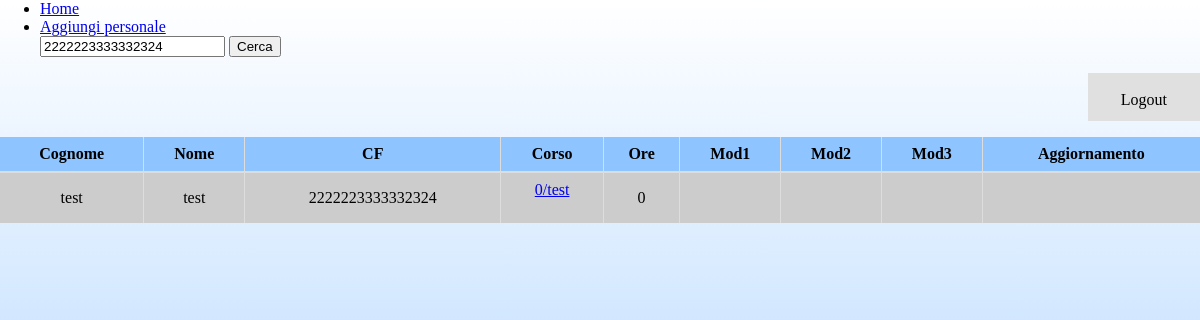
Page /DataView.php?src=2222223333332324 (signed in) on the committed database.
### tables this page shows
CREATE TABLE `corsi_personale` (
  `Id_Sede` int(11) NOT NULL,
  `Id_Personale` int(11) NOT NULL,
  `Id_Corso` varchar(10) NOT NULL,
  `Ore` int(11) DEFAULT NULL,
  `Mod1` date DEFAULT NULL,
  `Mod2` date DEFAULT NULL,
  `Mod3` date DEFAULT NULL,
  `Aggiornamento` date DEFAULT NULL,
  KEY `Link_Corsi_idx` (`Id_Corso`),
  KEY `Link_personale_idx` (`Id_Personale`),
  KEY `Link_Sedi_idx` (`Id_Sede`),
  CONSTRAINT `Link_Corsi` FOREIGN KEY (`Id_Corso`) REFERENCES `corsi` (`Id`) ON DELETE CASCADE ON UPDATE CASCADE,
  CONSTRAINT `Link_Sedi` FOREIGN KEY (`Id_Sede`) REFERENCES `sedi` (`id`) ON DELETE CASCADE ON UPDATE CASCADE,
  CONSTRAINT `Link_personale` FOREIGN KEY (`Id_Personale`) REFERENCES `personale` (`Id`) ON DELETE CASCADE ON UPDATE CASCADE
);

CREATE TABLE `personale` (
  `Id` int(11) NOT NULL AUTO_INCREMENT,
  `Cognome` varchar(45) DEFAULT NULL,
  `Nome` varchar(45) DEFAULT NULL,
  `DataNascita` date DEFAULT NULL,
  `ComuneNascita` varchar(45) DEFAULT NULL,
  `CF` varchar(20) DEFAULT NULL,
  PRIMARY KEY (`Id`),
  UNIQUE KEY `CF_UNIQUE` (`CF`)
);

### dbHandler.php (called while the page is built, shortened)
<?php
Class DbHandler {
  protected $conn;
  function __construct(){
    $this->servername = 'localhost';
    $this->username = 'root';
    $this->password = 'root';
    $this->dbName = 'corsisicurezzadb';
    try {
      $this->conn = new PDO("mysql:host=$this->servername;dbname=$this->dbName", $this->username, $this->password);
      $this->conn->setAttribute(PDO::ATTR_ERRMODE, PDO::ERRMODE_EXCEPTION);
    }
    catch(PDOException $e) {
      echo "Connection failed: " . $e->getMessage();
    }
  }
  public function query($query){
    try {
      $sth = $this->conn->prepare($query);
      $sth->execute();
      return $sth;
    }
    catch(PDOException $e){
      return null;
    }
  }
}
Class DataViewHandler extends DbHandler{
  private $x_pag;
  function __construct(){
    $search = $this->getSearchedText();
    $this->all_rows = $this->query($this->countQuery($search))->fetchColumn();
    $this->x_pag = $this->getRecordPerPag();
    $this->all_pages = ceil($this->all_rows / $this->x_pag);
  }
  public function buildQuery($searchText){
    $sql = "SELECT corsisicurezzadb.personale.Cognome, corsisicurezzadb.personale.Nome, corsisicurezzadb.personale.CF, corsisicurezzadb.corsi_personale.Id_Corso, corsisicurezzadb.corsi_personale.Ore, corsisicurezzadb.corsi_personale.Mod1, corsisicurezzadb.corsi_personale.Mod2, corsisicurezzadb.corsi_personale.Mod3, corsisicurezzadb.corsi_personale.Aggiornamento".
    " from corsi_personale, personale".
    " where corsisicurezzadb.corsi_personale.Id_Personale = corsisicurezzadb.personale.Id".
    " and ( personale.CF LIKE '%$searchText%'".
    " or personale.Cognome LIKE '%$searchText%'".
    " or personale.Nome LIKE '%$searchText%'".
    " or corsi_personale.Id_Corso LIKE '%$searchText%' )".
    " order by corsi_personale.Id_Corso";
    return $sql;
  }
  public function countQuery($searchText){
    $sql = "SELECT count(corsisicurezzadb.personale.Id)".
    " from corsi_personale, personale".
    " where corsisicurezzadb.corsi_personale.Id_Personale = corsisicurezzadb.personale.Id".
    " and ( personale.CF LIKE '%$searchText%'".
    " or personale.Cognome LIKE '%$searchText%'".
    " or personale.Nome LIKE '%$searchText%'".
    " or corsi_personale.Id_Corso LIKE '%$searchText%' )";
    return $sql;
  }
  public function getSearchedText(){
    return $_GET['src'];
  }
  public function getPag(){
    $pag = isset($_GET['pag']) ? $_GET['pag'] : 1;
    return $pag;
  }
  public function getRecordPerPag(){
    $x_pag = isset($_GET['rpp']) ? $_GET['rpp'] : 20;
    return $x_pag;
  }
  public function search(){
    $first = ($this->getPag()-1) * $this->x_pag;
    $sth = $this->query($this->buildQuery($this->getSearchedText()).' LIMIT '.$first.', '.$this->x_pag);
    $tab = [];
    while($r = $sth->fetch(PDO::FETCH_ASSOC))
      array_push($tab, $r);
    return $tab;
  }
}
Class UserHandler extends DbHandler{
  public function getAcLv(){
    return $_SESSION["accessLv"];
  }
}
?>

### DataView.php (the view, shortened to what this page needs)
<html>
<head>
    <link rel="stylesheet" type="text/css" href="css/style.css">
</head>
<body>
    <div class="">
        <div class="">
            <ul class="">
                <li>
                    <a href="index.html">Home</a>
                </li>
                <?php
                require_once('dbHandler.php');
                $u = new UserHandler();
                $lv = $u->getAcLv();
                if ($lv > 0)
                  echo '<li><a href="addPersonale.php">Aggiungi personale</a></li>';
                ?>
                <form action="DataView.php" method="get">
                    <input type="text" name="src" placeholder="Cerca" value="<?php echo (isset($_GET['src']))?$_GET['src']:''; ?>" class="searchbox" />
                    <input type="submit" value="Cerca" class="searchbtn" />
                </form>
            </ul>
            <ul class="logout-bar">
                <li>
                    <a href="LogoutResponse.php">Logout</a>
                </li>
            </ul>
        </div>
        <?php
        require_once('dbHandler.php');
        $dv_handler = new DataViewHandler();
        $pag = $dv_handler->getPag();
        $src = $dv_handler->getSearchedText();
        $str = "<table class='table'>".
            "<thead>".
                "<tr>".
                  "<th scope='col'>Cognome</th>".
                  "<th scope='col'>Nome</th>".
                  "<th scope='col'>CF</th>".
                  "<th scope='col'>Corso</th>".
                  "<th scope='col'>Ore</th>".
                  "<th scope='col'>Mod1</th>".
                  "<th scope='col'>Mod2</th>".
                  "<th scope='col'>Mod3</th>".
                  "<th scope='col'>Aggiornamento</th>".
                "</tr>".
            "</thead>".
            "<tbody>";
        $i = 0;
        foreach ($dv_handler->search() as $record) {
          $i = $i + 1;
          $str = $str."<tr>
                <td>".$record['Cognome']."</td>
                <td>".$record['Nome']."</td>
                <td>".$record['CF']."</td>
                <td>
                  <form id='".$i."' action='Corso_details.php' method='POST'>
                    <input type='hidden' name='corsoId' value='".$record['Id_Corso']."'/>
                    <input type='hidden' name='pag' value='".$pag."'/>
                    <input type='hidden' name='src' value='".$src."'/>
                    <input type='hidden' name='details' value='submit'/>".
                    '<a href="#" onclick="submit('.$i.');">'.$record['Id_Corso']."</a>
                  </form>
                </td>
                <td>".$record['Ore']."</td>
                <td>".$record['Mod1']."</td>
                <td>".$record['Mod2']."</td>
                <td>".$record['Mod3']."</td>
                <td>".$record['Aggiornamento']."</td>
              </tr>";
        }
        $str = $str."</tbody> </table> <div class='pagcontainer'>";
      $str = $str."</div>";
      echo $str;
      ?>
    </div>
</body>
</html>

### css/style.css (style rules this page uses)
* { box-sizing: border-box; }
body { margin: 0; background: linear-gradient(to top,#8ec4ff,#ffffff); }
.logout-bar { list-style-type: none; display: inline-block; margin-top: 0; padding: 0; overflow: hidden; background: #e0e0e0; color: black; height: 6%; width: auto; float: right; text-align: center; }
.logout-bar li { float: inherit; border-right: 2px solid #8b8b8b; height: 50px; text-align: center; width: auto; padding: 18px; }
.logout-bar li:last-child { border-right: none; }
.logout-bar li a { color: black; text-align: center; padding: 15; text-decoration: none; }
.table { width: 100%; border-collapse: collapse; background-color: #cccccc; color: black; }
.table thead { background: #8ec4ff; border-bottom: 2px solid #dedddd; }
.table th[scope=col] { border-right: 1px solid #dedddd; padding: 8px; text-align: center; vertical-align: middle; }
.table th[scope=col]:last-child { border-right: none; }
.table tr { border-bottom: 2px solid #dedddd; }
.table tbody tr:last-child { border-bottom: none; }
.table td { padding: 8px; border-left: 1px solid #dedddd; text-align: center; vertical-align: middle; }
.table td:first-child { border-left: none; }

### rows in the picture
corsi_personale: Id_Personale.Cognome "test", Id_Personale.Nome "test", Id_Personale.CF "2222223333332324", Id_Corso "0/test", Ore "0"
